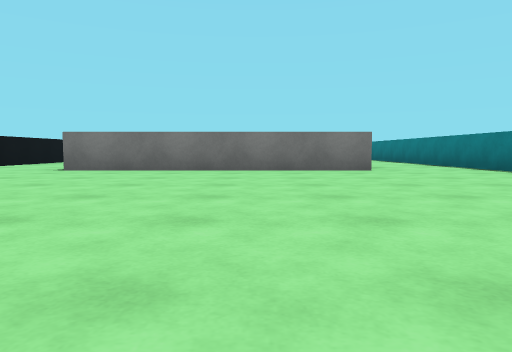
[1] (above)

23 first-person views from a walk through a 3-D level made in the Unity game engine. The camera is 0.26 m above the floor, tilts 4° down and sees 70° across. The floor is counted in squares, 1 m on a side. Each view is taken from the middle of a square. On the plan, view 1 faces up. The plan holds only what a view shows up to about 9 squares ahead; the rest is blank. The place goes on beyond the plan. Surface patterns are stand-ins for the level's own textures.

[2]
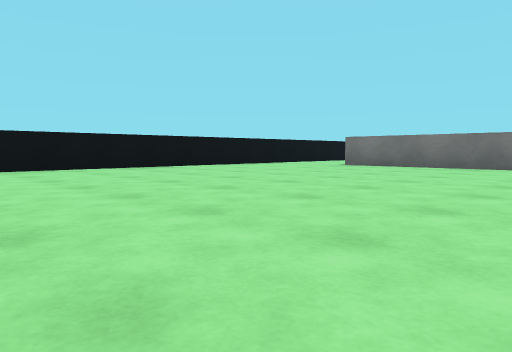

[3]
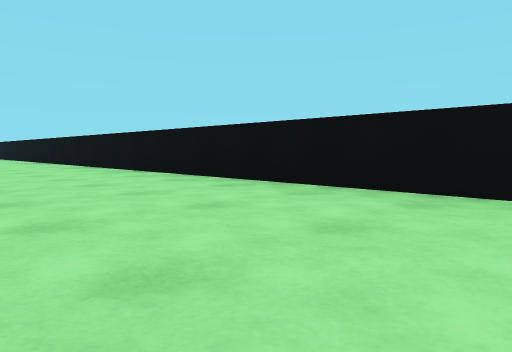

[4]
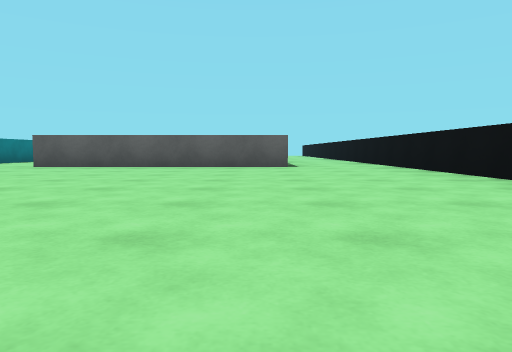

[5]
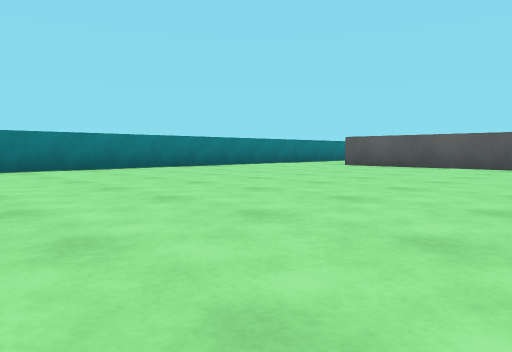

[6]
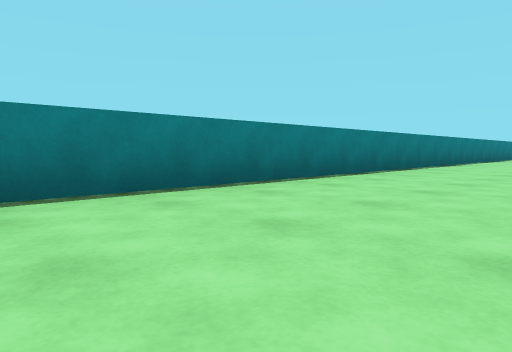

[7]
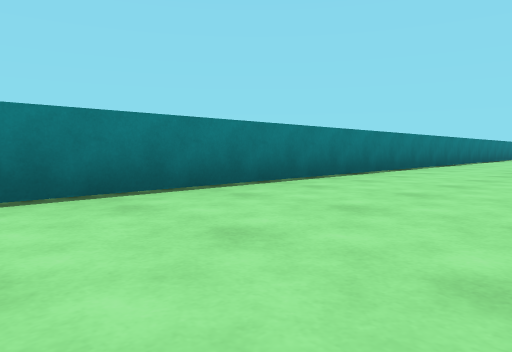

[8]
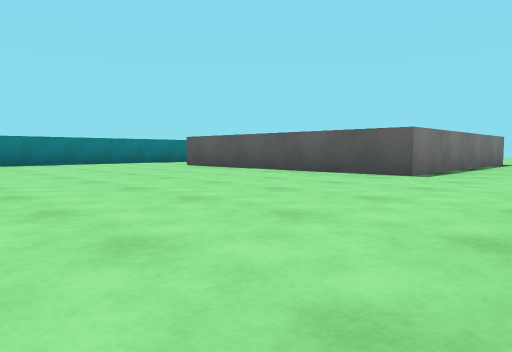

[9]
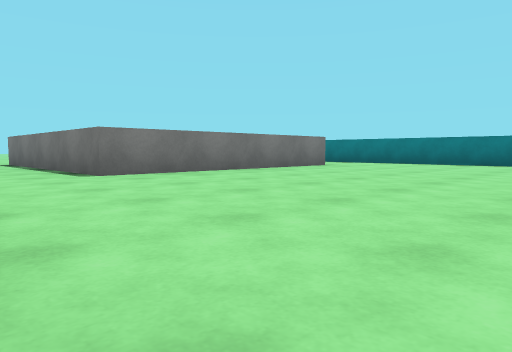

[10]
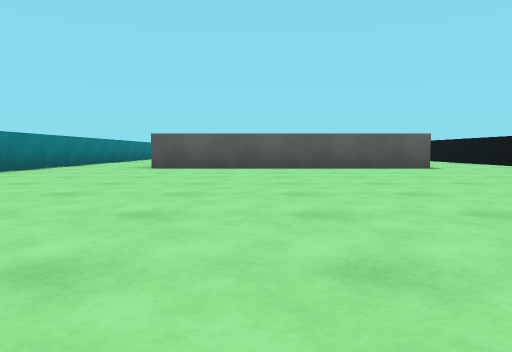

[11]
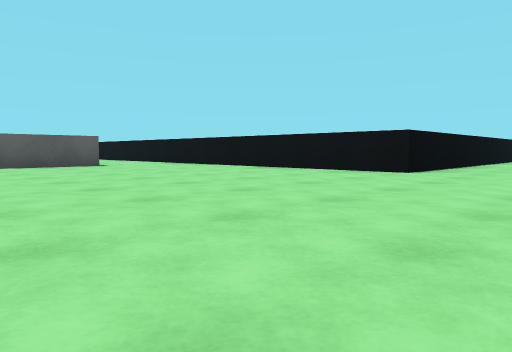

[12]
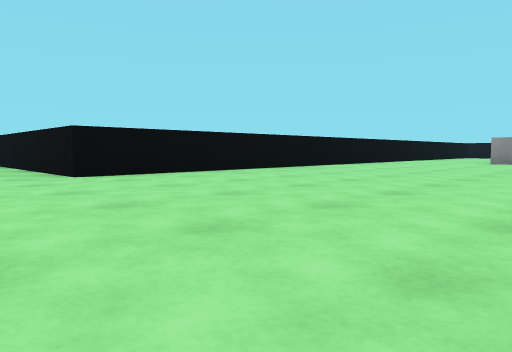

[13]
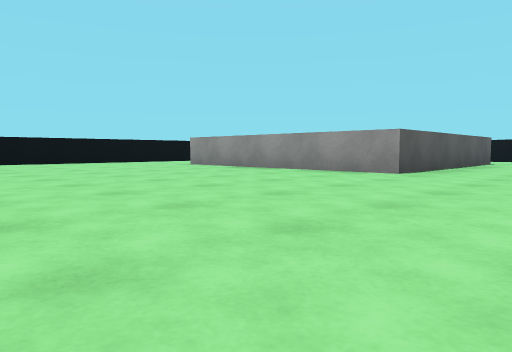

[14]
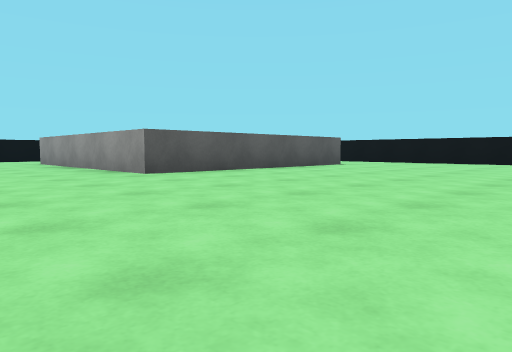

[15]
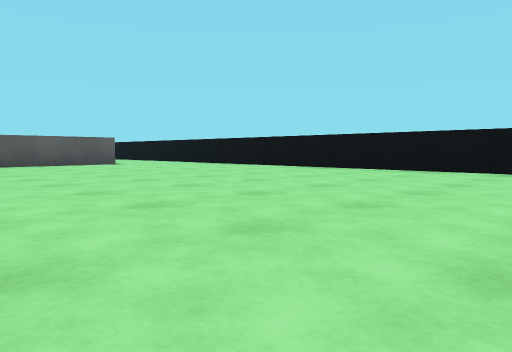

[16]
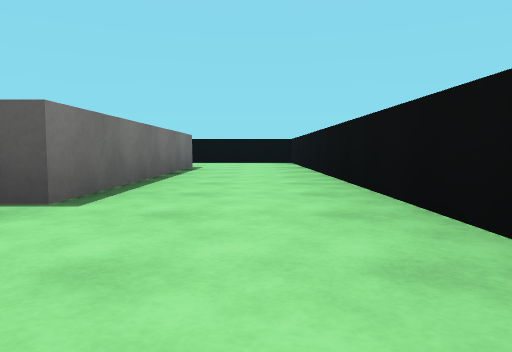

[17]
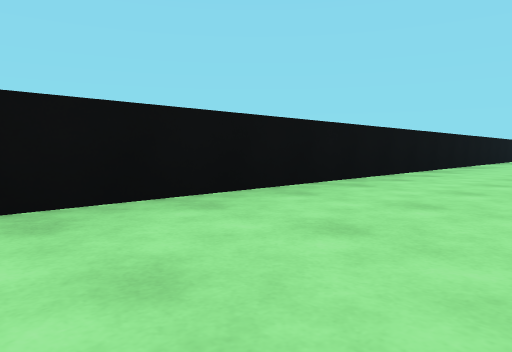

[18]
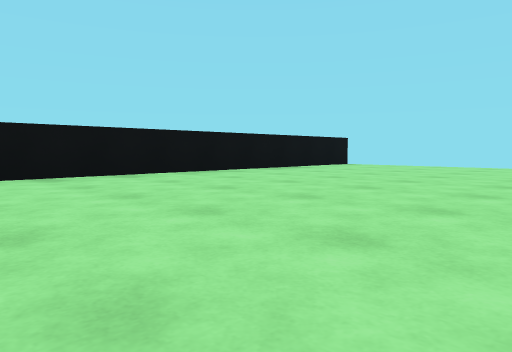

[19]
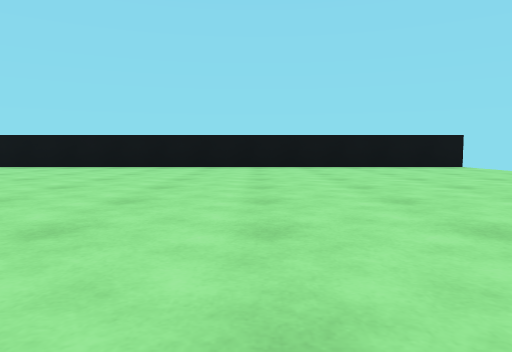

[20]
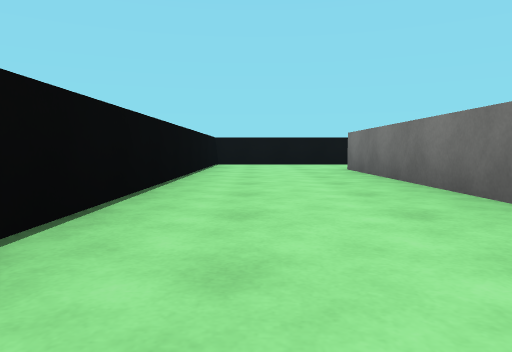

[21]
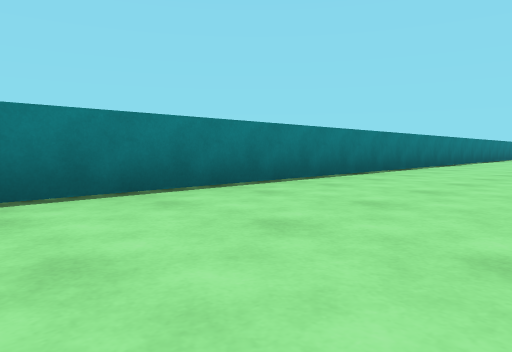

[22]
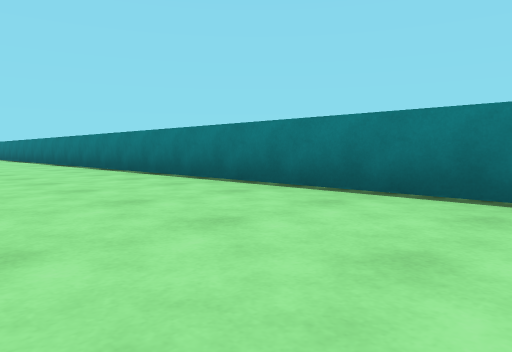

[23]
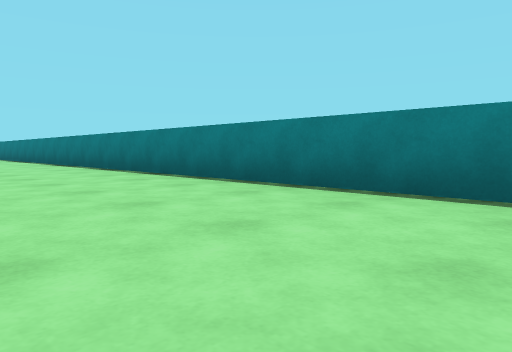

### Floor plan
Points are (right, up) in squares from view 1. A wall is a line through its corners. A room is listed if a view was taken in it or the views show most of it. See-through windows are left out.
Room 1 (views 1, 2, 3, 4, 5, 6, 7, 8, 9)
walls: (1.6, 4.7) (-2.5, 4.7); (-4.3, 4.4) (-4.3, -8.5); (-2.5, -8.8) (-2.5, -4.8) (1.5, -4.8); (3.2, -9.6) (3.2, 3.4)
ways out: opening at (-3.5, 4) to room 2; opening at (2.5, 3.5) to room 2; opening at (-3.5, -8); opening at (2.5, -8.5)
Room 2 (views 10, 11, 12, 13, 14, 15, 16, 17, 18, 19, 20, 21, 22, 23)
walls: (-11.8, 15.3) (-15, 15.3) (-15, 19.3) (-11, 19.3) (-11, 15.2); (-16.7, 33.4) (-16.7, 13.3) (-4.3, 13.3) (-4.3, 4.4); (-2.5, 4.7) (-2.5, 8.8) (1.5, 8.8); (3.2, 3.4) (3.2, 30.6)
ways out: opening at (-3.5, 4) to room 1; opening at (2.5, 3.5) to room 1

Where each view was taken, in squares from view 1:
view 1: 0 up, 0 right, facing up
view 2: 1 down, 1 right, facing up-left
view 3: 2 up, 2 left, facing down-left
view 4: 1 up, 2 left, facing down
view 5: 1 up, 2 left, facing down-right
view 6: 3 up, 1 right, facing down-right
view 7: 0 up, 1 right, facing down-right
view 8: 1 down, 4 left, facing down-right
view 9: 1 up, 4 left, facing up-right
view 10: 14 up, 0 right, facing down
view 11: 15 up, 0 right, facing down-left
view 12: 17 up, 3 left, facing down-left
view 13: 21 up, 7 left, facing down-left
view 14: 23 up, 9 left, facing down-left
view 15: 26 up, 12 left, facing down-left
view 16: 21 up, 16 left, facing down
view 17: 22 up, 15 left, facing up-left
view 18: 27 up, 13 left, facing up-left
view 19: 30 up, 11 left, facing left
view 20: 14 up, 10 left, facing left
view 21: 17 up, 1 right, facing down-right
view 22: 15 up, 1 right, facing up-right
view 23: 20 up, 1 right, facing up-right
